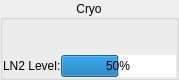
<?xml version="1.0" encoding="UTF-8"?>
<ui version="4.0">
 <class>CryoSpy</class>
 <widget class="QGroupBox" name="CryoSpy">
  <property name="geometry">
   <rect>
    <x>0</x>
    <y>0</y>
    <width>179</width>
    <height>80</height>
   </rect>
  </property>
  <property name="windowTitle">
   <string>Cryo</string>
  </property>
  <property name="styleSheet">
   <string notr="true">border-color: rgb(202, 202, 202);</string>
  </property>
  <property name="title">
   <string>Cryo</string>
  </property>
  <property name="alignment">
   <set>Qt::AlignCenter</set>
  </property>
  <layout class="QGridLayout" name="gridLayout">
   <property name="leftMargin">
    <number>0</number>
   </property>
   <property name="topMargin">
    <number>5</number>
   </property>
   <property name="rightMargin">
    <number>0</number>
   </property>
   <property name="bottomMargin">
    <number>0</number>
   </property>
   <property name="horizontalSpacing">
    <number>3</number>
   </property>
   <property name="verticalSpacing">
    <number>0</number>
   </property>
   <item row="0" column="0">
    <layout class="QVBoxLayout" name="verticalLayout">
     <property name="spacing">
      <number>0</number>
     </property>
     <property name="topMargin">
      <number>4</number>
     </property>
     <item>
      <widget class="QLabel" name="temperature">
       <property name="toolTip">
        <string>&lt;!DOCTYPE HTML PUBLIC &quot;-//W3C//DTD HTML 4.0//EN&quot; &quot;http://www.w3.org/TR/REC-html40/strict.dtd&quot;&gt;
&lt;html&gt;&lt;head&gt;&lt;meta name=&quot;qrichtext&quot; content=&quot;1&quot; /&gt;&lt;style type=&quot;text/css&quot;&gt;
p, li { white-space: pre-wrap; }
&lt;/style&gt;&lt;/head&gt;&lt;body style=&quot; font-weight:400; font-style:normal;&quot;&gt;
&lt;p align=&quot;center&quot; style=&quot; margin-top:12px; margin-bottom:12px; margin-left:0px; margin-right:0px; -qt-block-indent:0; text-indent:0px;&quot;&gt;&lt;span style=&quot; color:#ffffff;font-weight: normal;&quot;&gt;Temperature&amp;nbsp;(Kelvin)&lt;/span&gt;&lt;/p&gt;&lt;/body&gt;&lt;/html&gt;</string>
       </property>
       <property name="styleSheet">
        <string notr="true"/>
       </property>
       <property name="frameShape">
        <enum>QFrame::NoFrame</enum>
       </property>
       <property name="text">
        <string/>
       </property>
       <property name="alignment">
        <set>Qt::AlignCenter</set>
       </property>
      </widget>
     </item>
     <item>
      <layout class="QHBoxLayout" name="horizontalLayout">
       <property name="spacing">
        <number>0</number>
       </property>
       <property name="topMargin">
        <number>4</number>
       </property>
       <property name="rightMargin">
        <number>0</number>
       </property>
       <item>
        <widget class="QLabel" name="label">
         <property name="frameShape">
          <enum>QFrame::NoFrame</enum>
         </property>
         <property name="text">
          <string>LN2 Level:</string>
         </property>
        </widget>
       </item>
       <item>
        <widget class="QProgressBar" name="ln2level">
         <property name="toolTip">
          <string>Percentage LN2 filling</string>
         </property>
         <property name="value">
          <number>50</number>
         </property>
         <property name="alignment">
          <set>Qt::AlignCenter</set>
         </property>
         <property name="textVisible">
          <bool>true</bool>
         </property>
        </widget>
       </item>
      </layout>
     </item>
    </layout>
   </item>
  </layout>
 </widget>
 <resources/>
 <connections/>
</ui>
